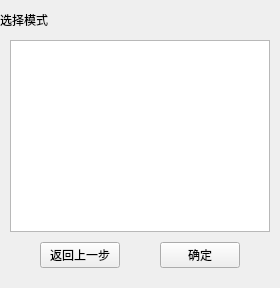
             <widget class="QWidget" name="pChoiceModePage">
              <property name="sizePolicy">
               <sizepolicy hsizetype="Expanding" vsizetype="Expanding">
                <horstretch>0</horstretch>
                <verstretch>0</verstretch>
               </sizepolicy>
              </property>
              <layout class="QVBoxLayout" name="verticalLayout_4">
               <property name="spacing">
                <number>0</number>
               </property>
               <property name="leftMargin">
                <number>0</number>
               </property>
               <property name="topMargin">
                <number>0</number>
               </property>
               <property name="rightMargin">
                <number>0</number>
               </property>
               <property name="bottomMargin">
                <number>0</number>
               </property>
               <item>
                <spacer name="verticalSpacer_5">
                 <property name="orientation">
                  <enum>Qt::Vertical</enum>
                 </property>
                 <property name="sizeType">
                  <enum>QSizePolicy::Fixed</enum>
                 </property>
                 <property name="sizeHint" stdset="0">
                  <size>
                   <width>20</width>
                   <height>10</height>
                  </size>
                 </property>
                </spacer>
               </item>
               <item>
                <layout class="QHBoxLayout" name="horizontalLayout_3">
                 <property name="spacing">
                  <number>0</number>
                 </property>
                 <item>
                  <widget class="QLabel" name="pChoiceModePageTitle">
                   <property name="sizePolicy">
                    <sizepolicy hsizetype="Expanding" vsizetype="Preferred">
                     <horstretch>0</horstretch>
                     <verstretch>0</verstretch>
                    </sizepolicy>
                   </property>
                   <property name="styleSheet">
                    <string notr="true">font: 16pt &quot;等线&quot;;</string>
                   </property>
                   <property name="text">
                    <string>选择模式</string>
                   </property>
                  </widget>
                 </item>
                 <item>
                  <spacer name="horizontalSpacer_2">
                   <property name="orientation">
                    <enum>Qt::Horizontal</enum>
                   </property>
                   <property name="sizeHint" stdset="0">
                    <size>
                     <width>40</width>
                     <height>20</height>
                    </size>
                   </property>
                  </spacer>
                 </item>
                </layout>
               </item>
               <item>
                <spacer name="verticalSpacer_4">
                 <property name="orientation">
                  <enum>Qt::Vertical</enum>
                 </property>
                 <property name="sizeType">
                  <enum>QSizePolicy::Fixed</enum>
                 </property>
                 <property name="sizeHint" stdset="0">
                  <size>
                   <width>20</width>
                   <height>10</height>
                  </size>
                 </property>
                </spacer>
               </item>
               <item>
                <layout class="QHBoxLayout" name="horizontalLayout_5">
                 <property name="spacing">
                  <number>0</number>
                 </property>
                 <item>
                  <spacer name="horizontalSpacer_9">
                   <property name="orientation">
                    <enum>Qt::Horizontal</enum>
                   </property>
                   <property name="sizeType">
                    <enum>QSizePolicy::Fixed</enum>
                   </property>
                   <property name="sizeHint" stdset="0">
                    <size>
                     <width>10</width>
                     <height>20</height>
                    </size>
                   </property>
                  </spacer>
                 </item>
                 <item>
                  <widget class="QTableView" name="pChoiceTableView">
                   <property name="selectionBehavior">
                    <enum>QAbstractItemView::SelectRows</enum>
                   </property>
                   <attribute name="horizontalHeaderVisible">
                    <bool>false</bool>
                   </attribute>
                   <attribute name="horizontalHeaderCascadingSectionResizes">
                    <bool>false</bool>
                   </attribute>
                  </widget>
                 </item>
                 <item>
                  <spacer name="horizontalSpacer_10">
                   <property name="orientation">
                    <enum>Qt::Horizontal</enum>
                   </property>
                   <property name="sizeType">
                    <enum>QSizePolicy::Fixed</enum>
                   </property>
                   <property name="sizeHint" stdset="0">
                    <size>
                     <width>10</width>
                     <height>20</height>
                    </size>
                   </property>
                  </spacer>
                 </item>
                </layout>
               </item>
               <item>
                <spacer name="verticalSpacer_3">
                 <property name="orientation">
                  <enum>Qt::Vertical</enum>
                 </property>
                 <property name="sizeType">
                  <enum>QSizePolicy::Fixed</enum>
                 </property>
                 <property name="sizeHint" stdset="0">
                  <size>
                   <width>20</width>
                   <height>10</height>
                  </size>
                 </property>
                </spacer>
               </item>
               <item>
                <layout class="QHBoxLayout" name="horizontalLayout_4">
                 <property name="spacing">
                  <number>0</number>
                 </property>
                 <item>
                  <spacer name="horizontalSpacer_7">
                   <property name="orientation">
                    <enum>Qt::Horizontal</enum>
                   </property>
                   <property name="sizeHint" stdset="0">
                    <size>
                     <width>40</width>
                     <height>20</height>
                    </size>
                   </property>
                  </spacer>
                 </item>
                 <item>
                  <widget class="QPushButton" name="pChoiceReturnButton">
                   <property name="styleSheet">
                    <string notr="true">font: 16pt &quot;等线&quot;;</string>
                   </property>
                   <property name="text">
                    <string>返回上一步</string>
                   </property>
                  </widget>
                 </item>
                 <item>
                  <spacer name="horizontalSpacer_16">
                   <property name="orientation">
                    <enum>Qt::Horizontal</enum>
                   </property>
                   <property name="sizeHint" stdset="0">
                    <size>
                     <width>40</width>
                     <height>20</height>
                    </size>
                   </property>
                  </spacer>
                 </item>
                 <item>
                  <widget class="QPushButton" name="pChoiceSureButton">
                   <property name="styleSheet">
                    <string notr="true">font: 16pt &quot;等线&quot;;</string>
                   </property>
                   <property name="text">
                    <string>确定</string>
                   </property>
                  </widget>
                 </item>
                 <item>
                  <spacer name="horizontalSpacer_8">
                   <property name="orientation">
                    <enum>Qt::Horizontal</enum>
                   </property>
                   <property name="sizeHint" stdset="0">
                    <size>
                     <width>40</width>
                     <height>20</height>
                    </size>
                   </property>
                  </spacer>
                 </item>
                </layout>
               </item>
               <item>
                <spacer name="verticalSpacer_6">
                 <property name="orientation">
                  <enum>Qt::Vertical</enum>
                 </property>
                 <property name="sizeType">
                  <enum>QSizePolicy::Fixed</enum>
                 </property>
                 <property name="sizeHint" stdset="0">
                  <size>
                   <width>20</width>
                   <height>20</height>
                  </size>
                 </property>
                </spacer>
               </item>
              </layout>
             </widget>
